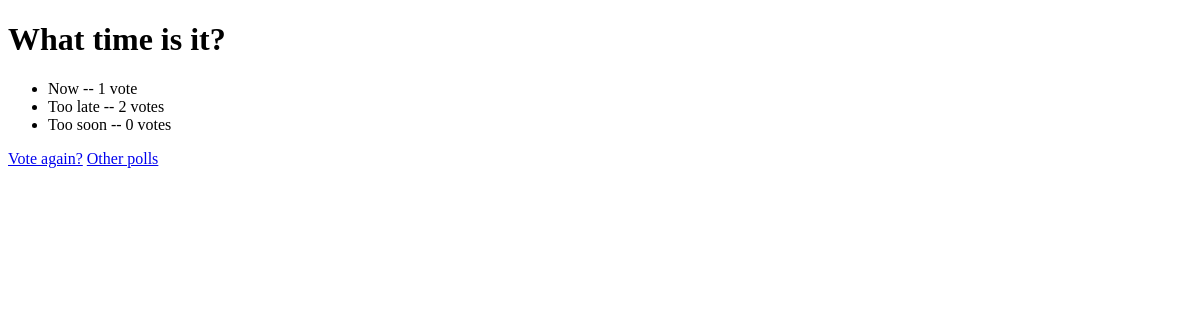
The page /polls/2/results/ on the database as committed earlier.
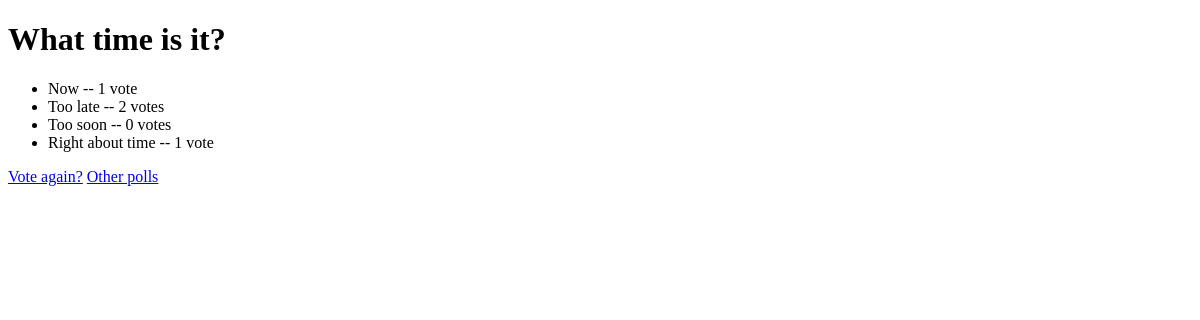
The same page on the database as committed later.
### polls/models.py (models this page shows, shortened)
class Question(models.Model):
    question_text = models.CharField(max_length=200)
    pub_date = models.DateTimeField("publishing date")

class Choice(models.Model):
    question = models.ForeignKey(Question, on_delete=models.CASCADE)
    choice_text = models.CharField(max_length=200)
    votes = models.IntegerField(default=0)

### polls/views.py (the view)
class ResultsView(generic.DetailView):
    model = Question
    template_name = "polls/results.html"
    def get_queryset(self):
        return Question.objects.filter(pub_date__lte=timezone.now())

### polls/templates/polls/results.html (shortened to what this page needs)
<!DOCTYPE html>
<html lang="en">
<head>
</head>
<body>
    <h1>{{ question.question_text }}</h1>
    <ul>
        {% for choice in question.choice_set.all %}
        <li>{{ choice.choice_text }} -- {{ choice.votes }} vote{{ choice.votes|pluralize }}</li>
        {% endfor %}
    </ul>
    <a href="{% url 'polls:detail' question.id %}">Vote again?</a>
    <a href="{% url 'polls:index' %}">Other polls</a>
</body>
</html>

Rows that differ between the two databases and show on the page:
added Choice: choice_text "Right about time", votes "1"
